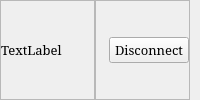
         <widget class="QFrame" name="footer_frame">
          <property name="frameShape">
           <enum>QFrame::NoFrame</enum>
          </property>
          <property name="frameShadow">
           <enum>QFrame::Raised</enum>
          </property>
          <layout class="QHBoxLayout" name="horizontalLayout_5">
           <property name="spacing">
            <number>0</number>
           </property>
           <property name="leftMargin">
            <number>0</number>
           </property>
           <property name="topMargin">
            <number>0</number>
           </property>
           <property name="rightMargin">
            <number>0</number>
           </property>
           <property name="bottomMargin">
            <number>0</number>
           </property>
           <item>
            <widget class="QFrame" name="frame_2">
             <property name="frameShape">
              <enum>QFrame::StyledPanel</enum>
             </property>
             <property name="frameShadow">
              <enum>QFrame::Raised</enum>
             </property>
             <layout class="QHBoxLayout" name="horizontalLayout_7">
              <property name="spacing">
               <number>0</number>
              </property>
              <property name="leftMargin">
               <number>0</number>
              </property>
              <property name="topMargin">
               <number>0</number>
              </property>
              <property name="bottomMargin">
               <number>0</number>
              </property>
              <item>
               <widget class="QLabel" name="label_3">
                <property name="font">
                 <font>
                  <family>Constantia</family>
                  <pointsize>10</pointsize>
                 </font>
                </property>
                <property name="text">
                 <string>TextLabel</string>
                </property>
               </widget>
              </item>
             </layout>
            </widget>
           </item>
           <item>
            <widget class="QFrame" name="frame_3">
             <property name="frameShape">
              <enum>QFrame::StyledPanel</enum>
             </property>
             <property name="frameShadow">
              <enum>QFrame::Raised</enum>
             </property>
             <layout class="QHBoxLayout" name="horizontalLayout_6">
              <property name="spacing">
               <number>0</number>
              </property>
              <property name="leftMargin">
               <number>0</number>
              </property>
              <property name="topMargin">
               <number>0</number>
              </property>
              <property name="rightMargin">
               <number>0</number>
              </property>
              <property name="bottomMargin">
               <number>0</number>
              </property>
              <item alignment="Qt::AlignRight">
               <widget class="QPushButton" name="pushButton">
                <property name="font">
                 <font>
                  <family>Constantia</family>
                  <pointsize>10</pointsize>
                 </font>
                </property>
                <property name="text">
                 <string>Disconnect</string>
                </property>
                <property name="icon">
                 <iconset resource="../static/res.qrc">
                  <normaloff>:/newPrefix/icons/icons/feather/cast.svg</normaloff>:/newPrefix/icons/icons/feather/cast.svg</iconset>
                </property>
                <property name="iconSize">
                 <size>
                  <width>32</width>
                  <height>32</height>
                 </size>
                </property>
               </widget>
              </item>
             </layout>
            </widget>
           </item>
           <item alignment="Qt::AlignBottom">
            <widget class="QFrame" name="size_grip">
             <property name="minimumSize">
              <size>
               <width>0</width>
               <height>0</height>
              </size>
             </property>
             <property name="maximumSize">
              <size>
               <width>10</width>
               <height>10</height>
              </size>
             </property>
             <property name="frameShape">
              <enum>QFrame::StyledPanel</enum>
             </property>
             <property name="frameShadow">
              <enum>QFrame::Raised</enum>
             </property>
            </widget>
           </item>
          </layout>
         </widget>
